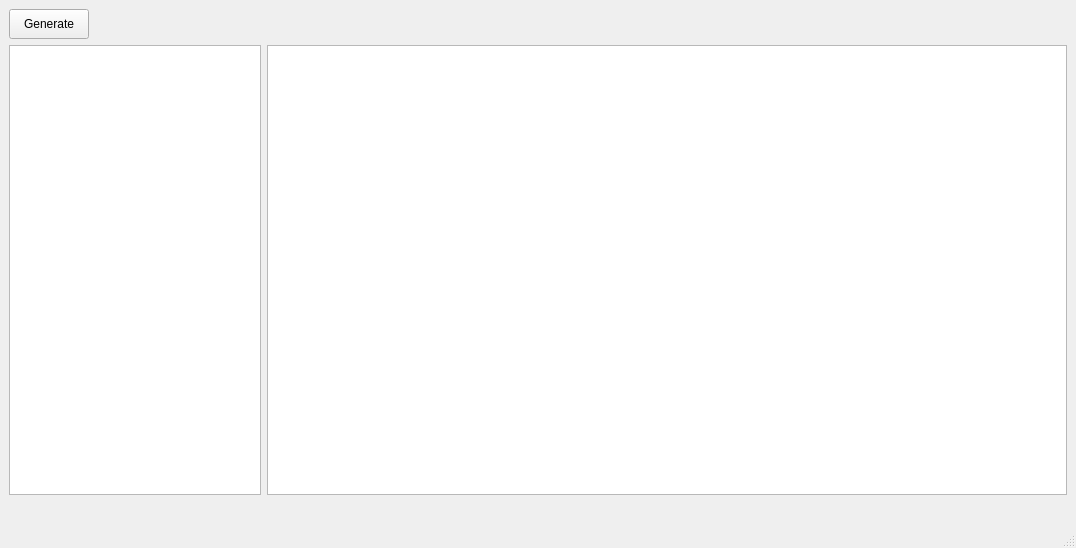
<?xml version="1.0" encoding="UTF-8"?>
<ui version="4.0">
 <class>MainWindow</class>
 <widget class="QMainWindow" name="MainWindow">
  <property name="enabled">
   <bool>true</bool>
  </property>
  <property name="geometry">
   <rect>
    <x>0</x>
    <y>0</y>
    <width>1076</width>
    <height>548</height>
   </rect>
  </property>
  <property name="windowTitle">
   <string/>
  </property>
  <widget class="QWidget" name="centralwidget">
   <property name="sizePolicy">
    <sizepolicy hsizetype="Expanding" vsizetype="Expanding">
     <horstretch>0</horstretch>
     <verstretch>0</verstretch>
    </sizepolicy>
   </property>
   <layout class="QGridLayout" name="gridLayout_2">
    <item row="0" column="0" alignment="Qt::AlignLeft">
     <widget class="QPushButton" name="But_Generate">
      <property name="enabled">
       <bool>true</bool>
      </property>
      <property name="minimumSize">
       <size>
        <width>80</width>
        <height>30</height>
       </size>
      </property>
      <property name="text">
       <string>Generate</string>
      </property>
     </widget>
    </item>
    <item row="1" column="0">
     <layout class="QHBoxLayout" name="HLayout_Table">
      <property name="sizeConstraint">
       <enum>QLayout::SetDefaultConstraint</enum>
      </property>
      <item alignment="Qt::AlignTop">
       <widget class="QTreeView" name="Tree_Config">
        <property name="sizePolicy">
         <sizepolicy hsizetype="Fixed" vsizetype="Expanding">
          <horstretch>0</horstretch>
          <verstretch>0</verstretch>
         </sizepolicy>
        </property>
        <property name="minimumSize">
         <size>
          <width>250</width>
          <height>450</height>
         </size>
        </property>
       </widget>
      </item>
      <item alignment="Qt::AlignTop">
       <widget class="QTableView" name="TableView_Did">
        <property name="enabled">
         <bool>true</bool>
        </property>
        <property name="minimumSize">
         <size>
          <width>800</width>
          <height>450</height>
         </size>
        </property>
        <property name="sizeAdjustPolicy">
         <enum>QAbstractScrollArea::AdjustToContents</enum>
        </property>
        <property name="sortingEnabled">
         <bool>false</bool>
        </property>
       </widget>
      </item>
     </layout>
    </item>
   </layout>
  </widget>
  <widget class="QMenuBar" name="menubar">
   <property name="enabled">
    <bool>true</bool>
   </property>
   <property name="geometry">
    <rect>
     <x>0</x>
     <y>0</y>
     <width>1076</width>
     <height>22</height>
    </rect>
   </property>
  </widget>
  <widget class="QStatusBar" name="statusbar"/>
 </widget>
 <resources/>
 <connections/>
</ui>
